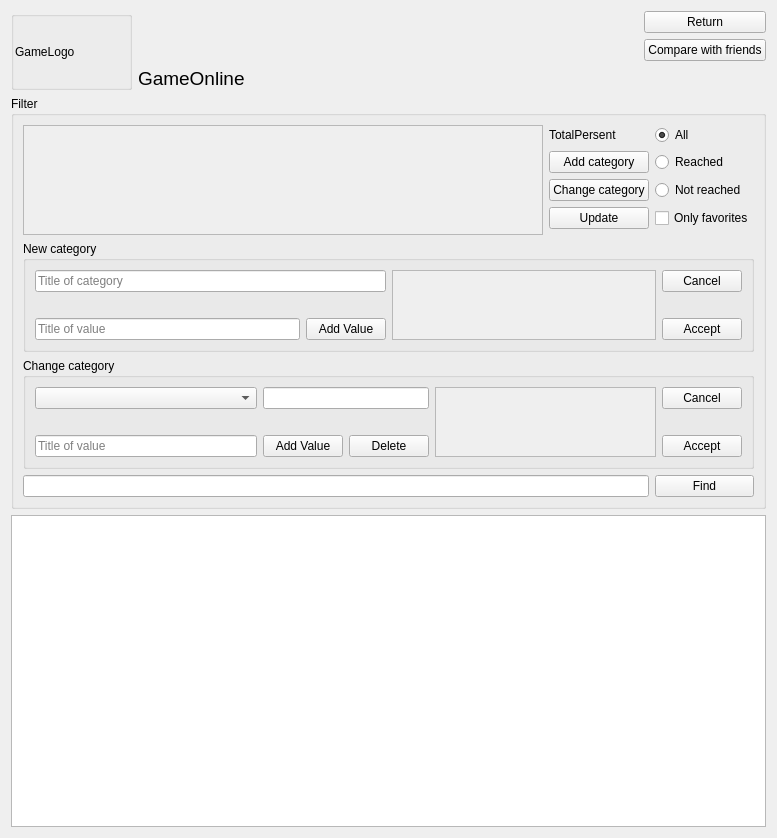
<?xml version="1.0" encoding="UTF-8"?>
<ui version="4.0">
 <class>FormAchievements</class>
 <widget class="QWidget" name="FormAchievements">
  <property name="geometry">
   <rect>
    <x>0</x>
    <y>0</y>
    <width>777</width>
    <height>838</height>
   </rect>
  </property>
  <property name="windowTitle">
   <string>SteamAchievementsStatistic</string>
  </property>
  <layout class="QGridLayout" name="gridLayout_4">
   <item row="0" column="5">
    <widget class="QPushButton" name="FormAchievementsButtonReturn">
     <property name="text">
      <string>Return</string>
     </property>
    </widget>
   </item>
   <item row="6" column="0" colspan="6">
    <widget class="QTableWidget" name="FormAchievementsTableWidgetAchievements"/>
   </item>
   <item row="0" column="0" rowspan="3">
    <widget class="QGroupBox" name="groupBox">
     <property name="title">
      <string/>
     </property>
     <layout class="QGridLayout" name="gridLayout_5">
      <property name="sizeConstraint">
       <enum>QLayout::SetMinimumSize</enum>
      </property>
      <property name="leftMargin">
       <number>1</number>
      </property>
      <property name="topMargin">
       <number>1</number>
      </property>
      <property name="rightMargin">
       <number>1</number>
      </property>
      <property name="bottomMargin">
       <number>1</number>
      </property>
      <property name="spacing">
       <number>1</number>
      </property>
      <item row="0" column="0">
       <widget class="QLabel" name="FormAchievementsLabelGameLogo">
        <property name="text">
         <string>GameLogo</string>
        </property>
       </widget>
      </item>
     </layout>
    </widget>
   </item>
   <item row="3" column="0" colspan="6">
    <widget class="QGroupBox" name="FormAchievementsGroupBoxFilter">
     <property name="accessibleName">
      <string>Filter</string>
     </property>
     <property name="title">
      <string>Filter</string>
     </property>
     <layout class="QGridLayout" name="gridLayout">
      <item row="1" column="1">
       <widget class="QLabel" name="FormAchievementsLabelTotalPersent">
        <property name="text">
         <string>TotalPersent</string>
        </property>
       </widget>
      </item>
      <item row="7" column="0" colspan="3">
       <widget class="QGroupBox" name="FormAchievementsGroupBoxChangeCategory">
        <property name="title">
         <string>Change category</string>
        </property>
        <layout class="QGridLayout" name="gridLayout_3">
         <item row="0" column="3" rowspan="3">
          <widget class="QScrollArea" name="FormAchievementsScrollAreaValuesChangeCategory">
           <property name="widgetResizable">
            <bool>true</bool>
           </property>
           <widget class="QWidget" name="scrollAreaWidgetContents_3">
            <property name="geometry">
             <rect>
              <x>0</x>
              <y>0</y>
              <width>221</width>
              <height>68</height>
             </rect>
            </property>
           </widget>
          </widget>
         </item>
         <item row="2" column="4">
          <widget class="QPushButton" name="FormAchievementsButtonAcceptChangeCategory">
           <property name="text">
            <string>Accept</string>
           </property>
          </widget>
         </item>
         <item row="0" column="0">
          <widget class="QComboBox" name="FormAchievementsComboBoxCategoriesChangeCategory">
           <property name="styleSheet">
            <string notr="true"/>
           </property>
          </widget>
         </item>
         <item row="2" column="1">
          <widget class="QPushButton" name="FormAchievementsButtonAddValueChangeCategory">
           <property name="text">
            <string>Add Value</string>
           </property>
          </widget>
         </item>
         <item row="0" column="4">
          <widget class="QPushButton" name="FormAchievementsButtonCancelChangeCategory">
           <property name="text">
            <string>Cancel</string>
           </property>
          </widget>
         </item>
         <item row="2" column="0">
          <widget class="QLineEdit" name="FormAchievementsLineEditTitleValueChangeCategory">
           <property name="placeholderText">
            <string>Title of value</string>
           </property>
          </widget>
         </item>
         <item row="2" column="2">
          <widget class="QPushButton" name="FormAchievementsButtonDeleteCategory">
           <property name="text">
            <string>Delete</string>
           </property>
          </widget>
         </item>
         <item row="0" column="1" colspan="2">
          <widget class="QLineEdit" name="FormAchievementsLineEditTitleCategoryChangeCategory"/>
         </item>
        </layout>
       </widget>
      </item>
      <item row="6" column="0" colspan="3">
       <widget class="QGroupBox" name="FormAchievementsGroupBoxAddCategory">
        <property name="title">
         <string>New category</string>
        </property>
        <layout class="QGridLayout" name="gridLayout_2">
         <item row="0" column="0" colspan="2">
          <widget class="QLineEdit" name="FormAchievementsLineEditTitleNewCategory">
           <property name="placeholderText">
            <string>Title of category</string>
           </property>
          </widget>
         </item>
         <item row="0" column="2" rowspan="3">
          <widget class="QScrollArea" name="FormAchievementsScrollAreaValues">
           <property name="widgetResizable">
            <bool>true</bool>
           </property>
           <widget class="QWidget" name="scrollAreaWidgetContents_2">
            <property name="geometry">
             <rect>
              <x>0</x>
              <y>0</y>
              <width>264</width>
              <height>68</height>
             </rect>
            </property>
           </widget>
          </widget>
         </item>
         <item row="0" column="3">
          <widget class="QPushButton" name="FormAchievementsButtonCancelNewCategory">
           <property name="text">
            <string>Cancel</string>
           </property>
          </widget>
         </item>
         <item row="2" column="3">
          <widget class="QPushButton" name="FormAchievementsButtonAcceptNewCategory">
           <property name="text">
            <string>Accept</string>
           </property>
          </widget>
         </item>
         <item row="2" column="0">
          <widget class="QLineEdit" name="FormAchievementsLineEditTitleValueNewCategory">
           <property name="placeholderText">
            <string>Title of value</string>
           </property>
          </widget>
         </item>
         <item row="2" column="1">
          <widget class="QPushButton" name="FormAchievementsButtonAddValueNewCategory">
           <property name="text">
            <string>Add Value</string>
           </property>
          </widget>
         </item>
        </layout>
       </widget>
      </item>
      <item row="2" column="1">
       <widget class="QPushButton" name="FormAchievementsButtonAddCategory">
        <property name="text">
         <string>Add category</string>
        </property>
       </widget>
      </item>
      <item row="2" column="2">
       <widget class="QRadioButton" name="FormAchievementsRadioButtonReached">
        <property name="text">
         <string>Reached</string>
        </property>
       </widget>
      </item>
      <item row="1" column="2">
       <widget class="QRadioButton" name="FormAchievementsRadioButtonAll">
        <property name="text">
         <string>All</string>
        </property>
        <property name="checked">
         <bool>true</bool>
        </property>
       </widget>
      </item>
      <item row="4" column="2">
       <widget class="QCheckBox" name="FormAchievementsCheckBoxFavorites">
        <property name="text">
         <string>Only favorites</string>
        </property>
       </widget>
      </item>
      <item row="8" column="0" colspan="2">
       <widget class="QLineEdit" name="FormAchievementsLineEditNameAchievements"/>
      </item>
      <item row="3" column="1">
       <widget class="QPushButton" name="FormAchievementsButtonChangeCategory">
        <property name="text">
         <string>Change category</string>
        </property>
       </widget>
      </item>
      <item row="3" column="2">
       <widget class="QRadioButton" name="FormAchievementsRadioButtonNotReached">
        <property name="text">
         <string>Not reached</string>
        </property>
       </widget>
      </item>
      <item row="1" column="0" rowspan="5">
       <widget class="QScrollArea" name="FormAchievementsScrollAreaCategories">
        <property name="widgetResizable">
         <bool>true</bool>
        </property>
        <widget class="QWidget" name="scrollAreaWidgetContents">
         <property name="geometry">
          <rect>
           <x>0</x>
           <y>0</y>
           <width>537</width>
           <height>98</height>
          </rect>
         </property>
        </widget>
       </widget>
      </item>
      <item row="8" column="2">
       <widget class="QPushButton" name="FormAchievementsButtonFindAchievement">
        <property name="enabled">
         <bool>true</bool>
        </property>
        <property name="text">
         <string>Find</string>
        </property>
       </widget>
      </item>
      <item row="4" column="1">
       <widget class="QPushButton" name="FormAchievementsButtonUpdate">
        <property name="text">
         <string>Update</string>
        </property>
       </widget>
      </item>
     </layout>
    </widget>
   </item>
   <item row="1" column="5">
    <widget class="QPushButton" name="FormAchievementsButtonCompare">
     <property name="text">
      <string>Compare with friends</string>
     </property>
    </widget>
   </item>
   <item row="2" column="1">
    <widget class="QLabel" name="FormAchievementsLabelGameOnline">
     <property name="font">
      <font>
       <pointsize>14</pointsize>
      </font>
     </property>
     <property name="text">
      <string>GameOnline</string>
     </property>
    </widget>
   </item>
  </layout>
 </widget>
 <resources/>
 <connections/>
</ui>
